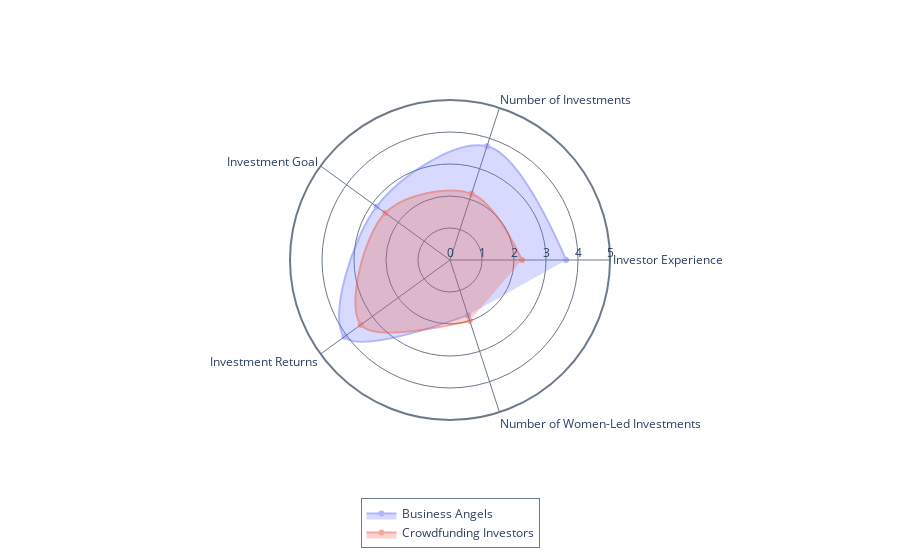

Notebook cell for this chart:
### Code cell
# Variable means by investor type - Men only

df=df_load[df_load['gender_male']==2]

group_label='survey'

columns=[
    ['inv_time', 'Investor Experience', ['<1 year','2-3 years', '4-6 years', '7-9 years', '> 10 years'],],  
    # ['inv_motivations', 'Motivations', [
    #     # ['Support innovative startups or entrepreneurs', 'Potential high returns on investments', 'To diversify my investment portfolio', 'Recommendation from friends', 'Benefits from tax breaks', 'My financial capacity', 'My family background', 'Other' ],
    #     # ['Desire to support innovative startups or entrepreneurs', 'Potential high returns on investments', 'Diversifying my investment portfolio', 'Recommendation from friends or media influence', 'Benefits from tax breaks', 'Business reasons (you could be a supplier, etc.)', 'Other' ],
    #     ['Support entrepreneurs', 'High returns', 'Diversify portfolio', 'Friend recommendation', 'Tax breaks', 'Financial capacity', 'Family background', 'Other' ],
    #     ['Support entrepreneurs', 'High returns', 'Diversify portfolio', 'Friend recommendation', 'Tax breaks', 'Business reasons', 'Other' ],
    # ],], # Not same labels
    # ['ba_group', 'Part of BA Network', ['Yes', 'No'],], # Boolean Only BA
    # ['ba_group_name', 'BA Network'], # Only BA
    # ['ba_group_reason', 'Part of BA Network Motivations',
    #   # ['To gain access to a larger number of investment opportunities', 'To invest in mutual funds set up by the network', 'To leverage the experience of other network members', 'To benefit from educational or training sessions', 'To expand my personal and professional network', 'To coinvest with other investors', 'Other',],
    #   ['More opportunities', 'Network funds', "Members' experience", 'Training', 'Expand network', 'Coinvest', 'Other',],
    # ], # Only BA  
    ['inv_num', 'Number of Investments', ['None', '1-2', '3-5', '6-10', '11-20', '>20'],],
    # ['inv_companies_last2y', 'Last 2Y Investments'], # Text
    # ['inv_amount_average', 'Average Invested Amount',
    #    [
    #     ['<25K€', '25k€-50k€', '50k€-100k€', '100k€-500k€', '>500k€', ],
    #     ['<0.5K€', '0.5k€-1k€', '1k€-5k€', '5k€-10k€', '10k€-50k€', '>50k€'],
    # ],], # Not same labels
    # ['inv_capital_stake', 'Typical Stake', ['0-5%', '6-10%', '11-20%', '21-30%', '31-50%', '>51%'],], # Only for BA
    # ['inv_dd_duration', 'Analysis Duration',  [
    #     ['Less than 1 month', '1-6 months', '7-12 months', '13-18 months', 'More than 18 months'],
    #     ['Less than 1 hour', '1 to 2 hours', '3 to 5 hours', '6 to 10 hours', 'More than 10 hours'],
    # ],], # Not same labels
    # ['inv_criteria', 'Investing Criteria',  [
    #     # ['Alignment with my experience and expertise', 'Business plan', 'Scalability/Market potential', 'Entrepreneurial team', 'Environmental/social impact', 'Exit strategy', 'Fair valuation/return', 'Other'],
    #     # ['Business plan', 'Crowd opinion', 'Entrepreneurial team', 'Environmental/social impact', 'Exit strategy', 'Fair valuation/return', 'Other'],
    #     ['Expertise', 'Business plan', 'Scalability', 'Team', 'ES impact', 'Exit', 'Return', 'Other'],
    #     ['Business plan', 'Crowd opinion', 'Team', 'ES impact', 'Exit', 'Return', 'Other'],
    # ],], # Not same labels multiple
    # ['inv_sectors', 'Sectors', 
    #     # ['Information technology (software, internet, IT services, etc.)', 'Finance', 'Healthcare / Biotech', 'Manufacturing', 'Retail', 'Consulting', 'Energy', 'Transportation', 'Other'],
    #     ['IT', 'Finance', 'Biotech', 'Manufacturing', 'Retail', 'Consulting', 'Energy', 'Transportation', 'Other'],
    # ],
    # ['inv_process', 'Investing Process',
    #     # ['I invest alone (as an individual investor)', 'I invest as part of an angel syndicate or group', 'I invest through venture capital funds', 'I invest through crowdfunding platforms', 'Other'],
    #     ['Alone', 'Syndicate/group', 'Venture capital', 'Crowdfunding platforms', 'Other'],
    # ], # Only BA
    # ['inv_visits', 'Number of Visits', ['0 per year', '1-2 per year', '3-6 per year', '7-12 per year', 'More than 12 per year'],], # Only BA
    # ['non_fin_contr', 'Non-Financial Contribution',
    #     # ['Strategic guidance', 'Networking opportunities', 'Financial and legal expertise', 'Technical or industrial knowledge', 'Monitoring and accountability', 'Other',],
    #     ['Strategy', 'Networking', 'Financial and legal expertise', 'Technical or industrial knowledge', 'Monitoring', 'Other',],
    # ], # Only BA
    # ['child_bias', 'Children Effect', ['1 - Not at all', '2', '3', '4', '5 - Very much',],], # Only BA
    ['inv_goal', 'Investment Goal',
        # ['Capital preservation (low risk, low return)', 'Income generation (moderate risk, moderate return)', 'Growth (high risk, high return)', 'Speculative (very high risk, very high return)'],
        ['Capital preservation', 'Income generation', 'Growth', 'Speculative'],
    ], 
    # ['inv_exit', 'Exit', [
    #     # ['No, I have not sold my investments yet', 'Yes, through a private transaction', 'Yes, through the company acquisition', 'Yes, through an initial public offering', 'Yes, through a company buyback program', 'Yes, through cessation of the company activity'], 
    #     # ['No, I have not sold my investments yet', "Yes, through the platform’s secondary market",  'Yes, through a private transaction', 'Yes, through the company acquisition', 'Yes, through an initial public offering', 'Yes, through a company buyback program', 'Yes, through cessation of the company activity'], 
    #     ['Not sold yet', 'Private transaction', 'Company acquisition', 'IPO', 'Company buyback', 'Cessation'], 
    #     ['Not sold yet', "Platform’s secondary market", 'Private transaction', 'Company acquisition', 'IPO', 'Company buyback', 'Cessation'], 
    # ] ], # Not same labels
    ['inv_return', 'Investment Returns',
        # ['I have no idea', 'Highly negative', 'Negative', 'Neutral', 'Positive', 'Highly positive'],
        ['No idea', 'Highly negative', 'Negative', 'Neutral', 'Positive', 'Highly positive'],
    ],
    # ['women_investing', 'Women Investing Knowledge', ['Strongly disagree', 'Disagree', 'Neutral', 'Agree', 'Strongly agree']], 
    # ['women_involvement', 'Women Involvement', ['Strongly disagree', 'Disagree', 'Neutral', 'Agree', 'Strongly agree']], 
    # ['women_influence', 'Women Influence', ['Strongly disagree', 'Disagree', 'Neutral', 'Agree', 'Strongly agree']],
    # ['women_diff_eval_process', 'Women Evaluation Process', ['Strongly disagree', 'Disagree', 'Neutral', 'Agree', 'Strongly agree']],
    # ['women_risk_averse', 'Women Risk Aversion', ['Strongly disagree', 'Disagree', 'Neutral', 'Agree', 'Strongly agree']],
    # ['women_evolution_involvement', 'Women Evolution Involvement', ['Strongly disagree', 'Disagree', 'Neutral', 'Agree', 'Strongly agree']],
    # ['women_evolution_neg_stereotype', 'Women Stereotype Evolution', ['Strongly disagree', 'Disagree', 'Neutral', 'Agree', 'Strongly agree']],
    # ['mother_needs_consideration', "Consideration of Mothers' Needs", ['1-Not at all', '2', '3', '4', '5-Completely',]],
    # ['women_reco', 'Recommendations for Attracting Women',[
    #     # ['Increase visibility of successful women business angels', 'Offer targeted networking events for women', 'Highlight women-led projects', 'Offer training or mentorship programs for aspiring women investors', 'Establish women-focused investment funds or syndicates', 'Other'],
    #     # ['Create events or online communities where women can network', 'Ensure the platform is user-friendly and inclusive', 'Highlight women-led projects', 'Offer training programs', 'Showcase successful women crowd-investors in the investment space', 'Other']
    #     ['Communication on success', 'Networking', 'Communication on projects', 'Training', 'Specific funds', 'Other'],
    #     ['Networking', 'User-Friendliness','Communication on projects', 'Training', 'Communication on success', 'Other'],
    # ]],
    ['women_led_inv', 'Number of Women-Led Investments', ['None', '1-2', '3-5', '6-10', '>10']],
]

stat_func='mean' 

traces=[
  ['BA', 'Business Angels'],
  ['CI', 'Crowdfunding Investors'],
]

value_range=[0,5]

radar(df, group_label, columns, stat_func, traces, value_range)

### Figure 1 — Plotly figure (JSON) as saved in the notebook; plotly's stock layout.template omitted (floating-point values rounded to 4 significant figures)
{"data": [{"fill": "toself", "line": {"shape": "spline"}, "name": "Business Angels", "opacity": 0.5, "r": [3.629, 3.735, 2.833, 4.079, 1.812], "theta": ["Investor Experience", "Number of Investments", "Investment Goal", "Investment Returns", "Number of Women-Led Investments"], "type": "scatterpolar"}, {"fill": "toself", "line": {"shape": "spline"}, "name": "Crowdfunding Investors", "opacity": 0.5, "r": [2.25, 2.176, 2.5, 3.444, 2.0], "theta": ["Investor Experience", "Number of Investments", "Investment Goal", "Investment Returns", "Number of Women-Led Investments"], "type": "scatterpolar"}], "layout": {"legend": {"bordercolor": "rgba(108, 122, 137,1)", "borderwidth": 1, "x": 0.5, "xanchor": "center", "y": -0.4, "yanchor": "bottom"}, "polar": {"angularaxis": {"gridcolor": "rgba(108, 122, 137,1)", "linecolor": "rgba(108, 122, 137,1)", "linewidth": 2, "showline": true}, "bgcolor": "rgba(0, 0, 0, 0)", "radialaxis": {"dtick": 1, "gridcolor": "rgba(108, 122, 137,1)", "gridwidth": 1, "linewidth": 1, "range": [0, 5], "showline": false, "side": "counterclockwise"}}}}
